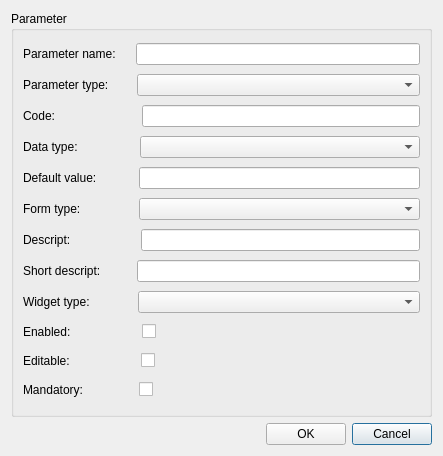
<?xml version="1.0" encoding="UTF-8"?>
<ui version="4.0">
 <class>Dialog</class>
 <widget class="QDialog" name="Dialog">
  <property name="geometry">
   <rect>
    <x>0</x>
    <y>0</y>
    <width>443</width>
    <height>456</height>
   </rect>
  </property>
  <property name="windowTitle">
   <string>Manag visit parameter</string>
  </property>
  <layout class="QGridLayout" name="gridLayout">
   <item row="1" column="2">
    <widget class="QPushButton" name="btn_cancel">
     <property name="text">
      <string>Cancel</string>
     </property>
    </widget>
   </item>
   <item row="1" column="0">
    <spacer name="horizontalSpacer">
     <property name="orientation">
      <enum>Qt::Horizontal</enum>
     </property>
     <property name="sizeHint" stdset="0">
      <size>
       <width>40</width>
       <height>20</height>
      </size>
     </property>
    </spacer>
   </item>
   <item row="1" column="1">
    <widget class="QPushButton" name="btn_ok">
     <property name="text">
      <string>OK</string>
     </property>
    </widget>
   </item>
   <item row="0" column="0" colspan="3">
    <widget class="QGroupBox" name="groupBox">
     <property name="title">
      <string>Parameter</string>
     </property>
     <layout class="QGridLayout" name="gridLayout_2">
      <item row="11" column="0">
       <layout class="QHBoxLayout" name="horizontalLayout_9">
        <item>
         <widget class="QLabel" name="label_isenabled">
          <property name="text">
           <string>Enabled:</string>
          </property>
         </widget>
        </item>
        <item>
         <spacer name="horizontalSpacer_10">
          <property name="orientation">
           <enum>Qt::Horizontal</enum>
          </property>
          <property name="sizeType">
           <enum>QSizePolicy::Fixed</enum>
          </property>
          <property name="sizeHint" stdset="0">
           <size>
            <width>65</width>
            <height>20</height>
           </size>
          </property>
         </spacer>
        </item>
        <item>
         <widget class="QCheckBox" name="isenabled">
          <property name="sizePolicy">
           <sizepolicy hsizetype="Expanding" vsizetype="Fixed">
            <horstretch>0</horstretch>
            <verstretch>0</verstretch>
           </sizepolicy>
          </property>
          <property name="text">
           <string/>
          </property>
         </widget>
        </item>
       </layout>
      </item>
      <item row="13" column="0">
       <layout class="QHBoxLayout" name="horizontalLayout_11">
        <item>
         <widget class="QLabel" name="label_ismandatory">
          <property name="text">
           <string>Mandatory:</string>
          </property>
         </widget>
        </item>
        <item>
         <spacer name="horizontalSpacer_12">
          <property name="orientation">
           <enum>Qt::Horizontal</enum>
          </property>
          <property name="sizeType">
           <enum>QSizePolicy::Fixed</enum>
          </property>
          <property name="sizeHint" stdset="0">
           <size>
            <width>50</width>
            <height>20</height>
           </size>
          </property>
         </spacer>
        </item>
        <item>
         <widget class="QCheckBox" name="ismandatory">
          <property name="sizePolicy">
           <sizepolicy hsizetype="Expanding" vsizetype="Fixed">
            <horstretch>0</horstretch>
            <verstretch>0</verstretch>
           </sizepolicy>
          </property>
          <property name="text">
           <string/>
          </property>
         </widget>
        </item>
       </layout>
      </item>
      <item row="0" column="0">
       <layout class="QHBoxLayout" name="horizontalLayout">
        <item>
         <widget class="QLabel" name="label_id">
          <property name="text">
           <string>Parameter name:</string>
          </property>
         </widget>
        </item>
        <item>
         <spacer name="horizontalSpacer_2">
          <property name="orientation">
           <enum>Qt::Horizontal</enum>
          </property>
          <property name="sizeType">
           <enum>QSizePolicy::Fixed</enum>
          </property>
          <property name="sizeHint" stdset="0">
           <size>
            <width>14</width>
            <height>20</height>
           </size>
          </property>
         </spacer>
        </item>
        <item>
         <widget class="QLineEdit" name="id"/>
        </item>
       </layout>
      </item>
      <item row="7" column="0">
       <layout class="QHBoxLayout" name="horizontalLayout_5">
        <item>
         <widget class="QLabel" name="label_descript">
          <property name="text">
           <string>Descript:</string>
          </property>
         </widget>
        </item>
        <item>
         <spacer name="horizontalSpacer_6">
          <property name="orientation">
           <enum>Qt::Horizontal</enum>
          </property>
          <property name="sizeType">
           <enum>QSizePolicy::Fixed</enum>
          </property>
          <property name="sizeHint" stdset="0">
           <size>
            <width>64</width>
            <height>20</height>
           </size>
          </property>
         </spacer>
        </item>
        <item>
         <widget class="QLineEdit" name="descript"/>
        </item>
       </layout>
      </item>
      <item row="4" column="0">
       <layout class="QHBoxLayout" name="horizontalLayout_4">
        <item>
         <widget class="QLabel" name="label_data_type">
          <property name="text">
           <string>Data type:</string>
          </property>
         </widget>
        </item>
        <item>
         <spacer name="horizontalSpacer_5">
          <property name="orientation">
           <enum>Qt::Horizontal</enum>
          </property>
          <property name="sizeType">
           <enum>QSizePolicy::Fixed</enum>
          </property>
          <property name="sizeHint" stdset="0">
           <size>
            <width>56</width>
            <height>20</height>
           </size>
          </property>
         </spacer>
        </item>
        <item>
         <widget class="QComboBox" name="data_type">
          <property name="sizePolicy">
           <sizepolicy hsizetype="Expanding" vsizetype="Fixed">
            <horstretch>0</horstretch>
            <verstretch>0</verstretch>
           </sizepolicy>
          </property>
         </widget>
        </item>
       </layout>
      </item>
      <item row="2" column="0">
       <layout class="QHBoxLayout" name="horizontalLayout_2">
        <item>
         <widget class="QLabel" name="label_code">
          <property name="text">
           <string>Code:</string>
          </property>
         </widget>
        </item>
        <item>
         <spacer name="horizontalSpacer_3">
          <property name="orientation">
           <enum>Qt::Horizontal</enum>
          </property>
          <property name="sizeType">
           <enum>QSizePolicy::Fixed</enum>
          </property>
          <property name="sizeHint" stdset="0">
           <size>
            <width>81</width>
            <height>20</height>
           </size>
          </property>
         </spacer>
        </item>
        <item>
         <widget class="QLineEdit" name="code"/>
        </item>
       </layout>
      </item>
      <item row="5" column="0">
       <layout class="QHBoxLayout" name="horizontalLayout_7">
        <item>
         <widget class="QLabel" name="label_vdefault">
          <property name="text">
           <string>Default value:</string>
          </property>
         </widget>
        </item>
        <item>
         <spacer name="horizontalSpacer_8">
          <property name="orientation">
           <enum>Qt::Horizontal</enum>
          </property>
          <property name="sizeType">
           <enum>QSizePolicy::Fixed</enum>
          </property>
          <property name="sizeHint" stdset="0">
           <size>
            <width>36</width>
            <height>20</height>
           </size>
          </property>
         </spacer>
        </item>
        <item>
         <widget class="QLineEdit" name="vdefault"/>
        </item>
       </layout>
      </item>
      <item row="8" column="0">
       <layout class="QHBoxLayout" name="horizontalLayout_8">
        <item>
         <widget class="QLabel" name="label_short_descript">
          <property name="text">
           <string>Short descript:</string>
          </property>
         </widget>
        </item>
        <item>
         <spacer name="horizontalSpacer_9">
          <property name="orientation">
           <enum>Qt::Horizontal</enum>
          </property>
          <property name="sizeType">
           <enum>QSizePolicy::Fixed</enum>
          </property>
          <property name="sizeHint" stdset="0">
           <size>
            <width>30</width>
            <height>20</height>
           </size>
          </property>
         </spacer>
        </item>
        <item>
         <widget class="QLineEdit" name="short_descript"/>
        </item>
       </layout>
      </item>
      <item row="1" column="0">
       <layout class="QHBoxLayout" name="horizontalLayout_3">
        <item>
         <widget class="QLabel" name="label_parameter_type">
          <property name="text">
           <string>Parameter type:</string>
          </property>
         </widget>
        </item>
        <item>
         <spacer name="horizontalSpacer_4">
          <property name="orientation">
           <enum>Qt::Horizontal</enum>
          </property>
          <property name="sizeType">
           <enum>QSizePolicy::Fixed</enum>
          </property>
          <property name="sizeHint" stdset="0">
           <size>
            <width>22</width>
            <height>20</height>
           </size>
          </property>
         </spacer>
        </item>
        <item>
         <widget class="QComboBox" name="parameter_type">
          <property name="sizePolicy">
           <sizepolicy hsizetype="Expanding" vsizetype="Fixed">
            <horstretch>0</horstretch>
            <verstretch>0</verstretch>
           </sizepolicy>
          </property>
         </widget>
        </item>
       </layout>
      </item>
      <item row="6" column="0">
       <layout class="QHBoxLayout" name="horizontalLayout_6">
        <item>
         <widget class="QLabel" name="label_form_type">
          <property name="text">
           <string>Form type:</string>
          </property>
         </widget>
        </item>
        <item>
         <spacer name="horizontalSpacer_7">
          <property name="orientation">
           <enum>Qt::Horizontal</enum>
          </property>
          <property name="sizeType">
           <enum>QSizePolicy::Fixed</enum>
          </property>
          <property name="sizeHint" stdset="0">
           <size>
            <width>52</width>
            <height>20</height>
           </size>
          </property>
         </spacer>
        </item>
        <item>
         <widget class="QComboBox" name="form_type">
          <property name="sizePolicy">
           <sizepolicy hsizetype="Expanding" vsizetype="Fixed">
            <horstretch>0</horstretch>
            <verstretch>0</verstretch>
           </sizepolicy>
          </property>
         </widget>
        </item>
       </layout>
      </item>
      <item row="10" column="0">
       <layout class="QHBoxLayout" name="horizontalLayout_10">
        <item>
         <widget class="QLabel" name="label_widgettype">
          <property name="text">
           <string>Widget type:</string>
          </property>
         </widget>
        </item>
        <item>
         <spacer name="horizontalSpacer_11">
          <property name="orientation">
           <enum>Qt::Horizontal</enum>
          </property>
          <property name="sizeType">
           <enum>QSizePolicy::Fixed</enum>
          </property>
          <property name="sizeHint" stdset="0">
           <size>
            <width>42</width>
            <height>20</height>
           </size>
          </property>
         </spacer>
        </item>
        <item>
         <widget class="QComboBox" name="widgettype">
          <property name="sizePolicy">
           <sizepolicy hsizetype="Expanding" vsizetype="Fixed">
            <horstretch>0</horstretch>
            <verstretch>0</verstretch>
           </sizepolicy>
          </property>
         </widget>
        </item>
       </layout>
      </item>
      <item row="12" column="0">
       <layout class="QHBoxLayout" name="horizontalLayout_12">
        <item>
         <widget class="QLabel" name="label_iseditable">
          <property name="text">
           <string>Editable:</string>
          </property>
         </widget>
        </item>
        <item>
         <spacer name="horizontalSpacer_13">
          <property name="orientation">
           <enum>Qt::Horizontal</enum>
          </property>
          <property name="sizeType">
           <enum>QSizePolicy::Fixed</enum>
          </property>
          <property name="sizeHint" stdset="0">
           <size>
            <width>65</width>
            <height>20</height>
           </size>
          </property>
         </spacer>
        </item>
        <item>
         <widget class="QCheckBox" name="iseditable">
          <property name="sizePolicy">
           <sizepolicy hsizetype="Expanding" vsizetype="Fixed">
            <horstretch>0</horstretch>
            <verstretch>0</verstretch>
           </sizepolicy>
          </property>
          <property name="text">
           <string/>
          </property>
         </widget>
        </item>
       </layout>
      </item>
     </layout>
    </widget>
   </item>
  </layout>
 </widget>
 <resources/>
 <connections/>
</ui>
